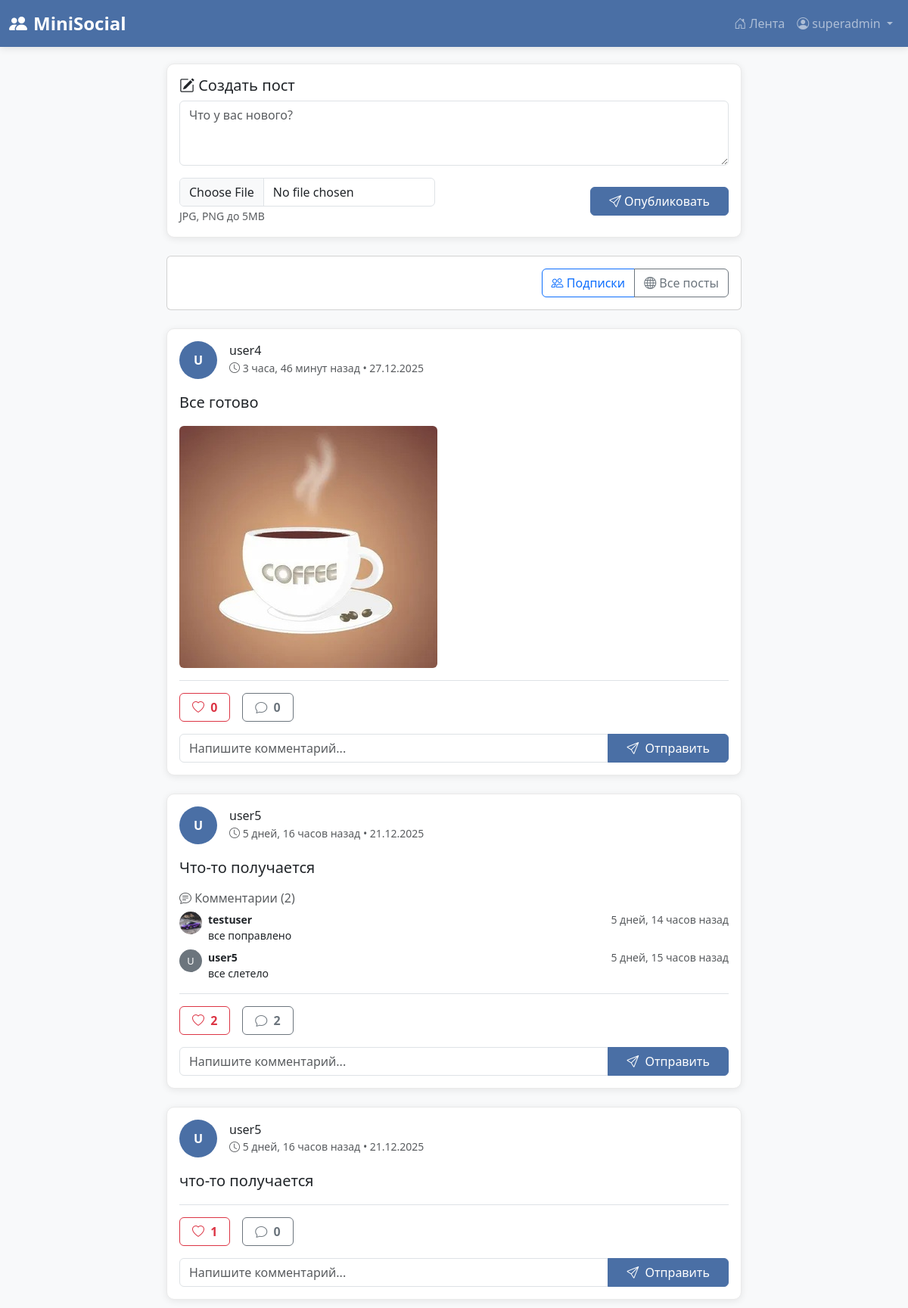
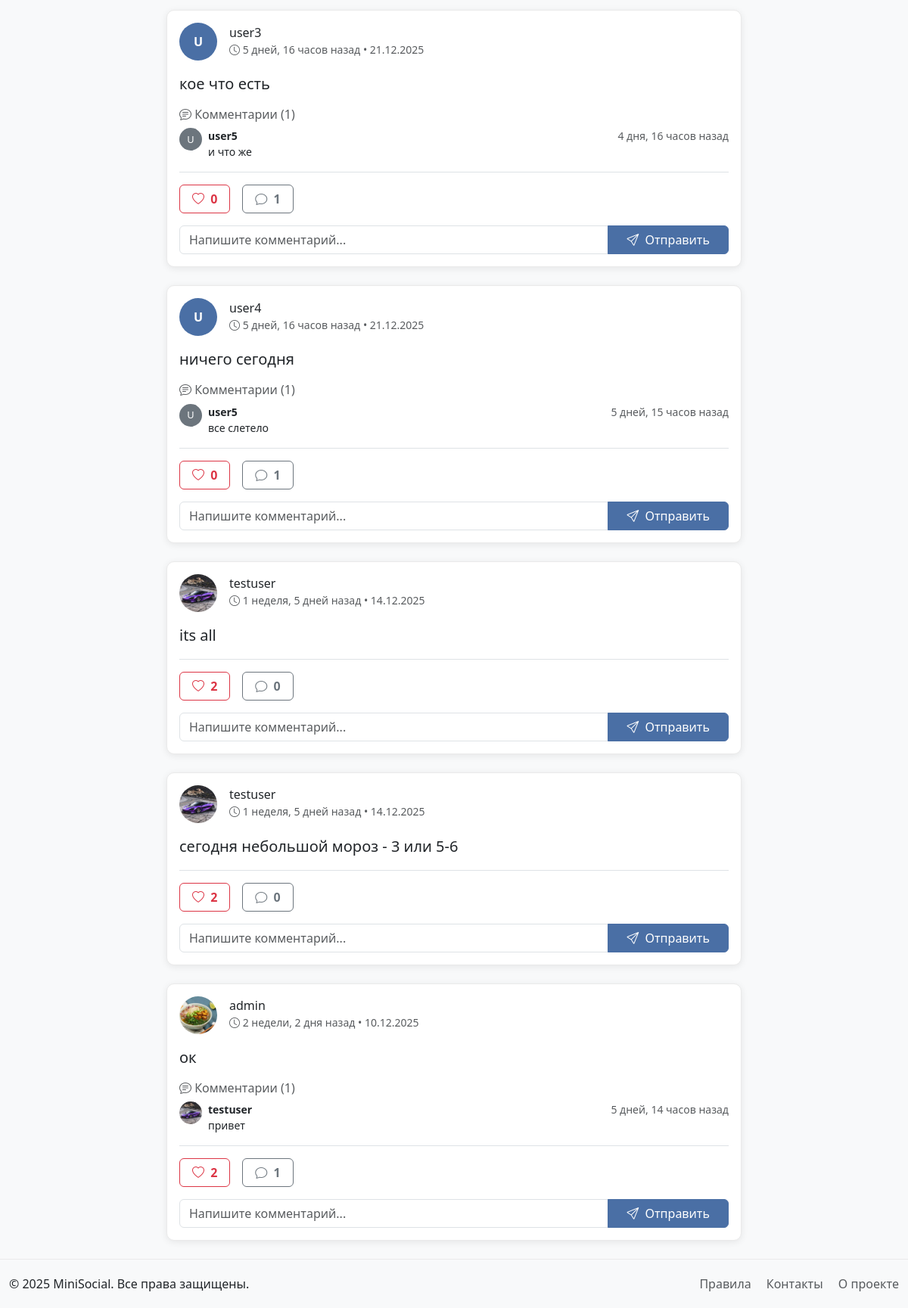
The page / (signed in) on the database its author committed (2 pictures, top to bottom).
### social_network/models.py (models this page shows, shortened)
class Post(models.Model):
    author = models.ForeignKey(User, on_delete=models.CASCADE, related_name='posts')
    content = models.TextField()
    image = models.ImageField(upload_to='posts/', blank=True, null=True)
    created_at = models.DateTimeField(auto_now_add=True)
    updated_at = models.DateTimeField(auto_now=True)
    likes = models.ManyToManyField(User, related_name='liked_posts', blank=True)
    class Meta:
        ordering = ['-created_at']
    def get_image_url(self):
        if self.image and hasattr(self.image, 'url'):
            return self.image.url
        return None

class Comment(models.Model):
    post = models.ForeignKey(Post, on_delete=models.CASCADE, related_name='comments')
    author = models.ForeignKey(User, on_delete=models.CASCADE)
    content = models.TextField(max_length=1000)
    created_at = models.DateTimeField(auto_now_add=True)
    class Meta:
        ordering = ['-created_at']

class Profile(models.Model):
    user = models.OneToOneField(User, on_delete=models.CASCADE)
    bio = models.TextField(max_length=500, blank=True)
    profile_picture = models.ImageField(upload_to='avatars/', blank=True, null=True)
    birth_date = models.DateField(null=True, blank=True)
    location = models.CharField(max_length=100, blank=True)
    website = models.URLField(blank=True)
    def get_profile_picture_url(self):
        if self.profile_picture and hasattr(self.profile_picture, 'url'):
            return self.profile_picture.url
        return None

### social_network/views.py (the view)
# urls.py: path('', views.index, name='home'),
def index(request):
    if request.user.is_authenticated:
        posts = Post.objects.all().order_by('-created_at')[:10]
        return render(request, 'social_network/feed.html', {'posts': posts})
    return render(request, 'social_network/index.html')

### social_network/templates/social_network/feed.html (shortened to what this page needs)
{% extends 'base.html' %}
{% block content %}
<div class="container">
    <div class="row">
        <div class="col-lg-8 mx-auto">
            {% if user.is_authenticated %}
            <div class="card post-card mb-4">
                <div class="card-body">
                    <h5 class="card-title">
                        <i class="bi bi-pencil-square"></i> Создать пост
                    </h5>
                    <form method="post" action="{% url 'create_post' %}" enctype="multipart/form-data">
                        <div class="mb-3">
                            <textarea name="content" class="form-control" rows="3"
                                      placeholder="Что у вас нового?" required></textarea>
                        </div>
                        <div class="d-flex justify-content-between align-items-center">
                            <div>
                                <input type="file" name="image" class="form-control"
                                       accept="image/*" style="width: auto;">
                                <small class="text-muted">JPG, PNG до 5MB</small>
                            </div>
                            <button type="submit" class="btn btn-primary px-4">
                                <i class="bi bi-send"></i> Опубликовать
                            </button>
                        </div>
                    </form>
                </div>
            </div>
            {% endif %}
            <div class="card mb-4">
                <div class="card-body">
                    <div class="d-flex justify-content-between align-items-center">
                        <div class="btn-group" role="group">
                            <a href="?feed=following"
                               class="btn btn-outline-primary {% if feed_type == 'following' %}active{% endif %}">
                                <i class="bi bi-people"></i> Подписки
                            </a>
                            <a href="?feed=all"
                               class="btn btn-outline-secondary {% if feed_type == 'all' %}active{% endif %}">
                                <i class="bi bi-globe"></i> Все посты
                            </a>
                        </div>
                    </div>
                </div>
            </div>
            {% for post in posts %}
            <div class="card post-card mb-4">
                <div class="card-body">
                    <div class="d-flex align-items-center mb-3">
                        <div class="me-3">
                            {% if post.author.profile.get_profile_picture_url %}
                                <img src="{{ post.author.profile.get_profile_picture_url }}"
                                     alt="{{ post.author.username }}"
                                     class="rounded-circle" style="width: 50px; height: 50px; object-fit: cover;">
                            {% else %}
                                <div class="avatar-placeholder rounded-circle d-flex align-items-center justify-content-center"
                                     style="width: 50px; height: 50px; background-color: #4a6fa5; color: white; font-weight: bold;">
                                    {{ post.author.username|first|upper }}
                                </div>
                            {% endif %}
                        </div>
                        <div class="flex-grow-1">
                            <h6 class="mb-0">
                                <a href="{% url 'profile' post.author.username %}"
                                   class="text-decoration-none text-dark">
                                    {{ post.author.username }}
                                </a>
                            </h6>
                            <small class="text-muted" data-bs-toggle="tooltip" data-bs-placement="top"
                                   data-bs-title="Опубликовано: {{ post.created_at|date:'d.m.Y в H:i:s' }}">
                                <i class="bi bi-clock"></i>
                                <span>{{ post.created_at|timesince }} назад</span>
                                • {{ post.created_at|date:"d.m.Y" }}
                            </small>
                        </div>
                    </div>
                    <p class="card-text fs-5">{{ post.content }}</p>
                    {% if post.get_image_url %}
                    <div class="mt-3">
                        <img src="{{ post.get_image_url }}" alt="Post image"
                             class="img-fluid rounded" style="max-height: 400px; object-fit: cover;">
                    </div>
                    {% endif %}
                    {% if post.comments.exists %}
                        <div class="mt-3">
                            <h6 class="text-muted mb-2">
                                <i class="bi bi-chat-text"></i> Комментарии ({{ post.comments.count }})
                            </h6>
                            {% for comment in post.comments.all|slice:":3" %}
                                <div class="comment mb-2">
                                    <div class="d-flex align-items-start">
                                        <div class="me-2">
                                            {% if comment.author.profile.get_profile_picture_url %}
                                                <img src="{{ comment.author.profile.get_profile_picture_url }}"
                                                     alt="{{ comment.author.username }}"
                                                     class="rounded-circle" style="width: 30px; height: 30px; object-fit: cover;">
                                            {% else %}
                                                <div class="avatar-placeholder rounded-circle d-flex align-items-center justify-content-center"
                                                     style="width: 30px; height: 30px; background-color: #6c757d; color: white; font-size: 0.8rem;">
                                                    {{ comment.author.username|first|upper }}
                                                </div>
                                            {% endif %}
                                        </div>
                                        <div class="flex-grow-1">
                                            <div class="d-flex justify-content-between">
                                                <strong class="small">{{ comment.author.username }}</strong>
                                                <small class="text-muted">{{ comment.created_at|timesince }} назад</small>
                                            </div>
                                            <p class="mb-0 small">{{ comment.content }}</p>
                                        </div>
                                    </div>
                                </div>
                            {% endfor %}
                        </div>
                    {% endif %}
                    <div class="mt-3 pt-3 border-top">
                        <div class="d-flex gap-3 mb-3">
                            <form method="post" action="{% url 'like_post' post.id %}" class="d-inline">
                                <button type="submit" class="btn btn-outline-danger px-3">
                                    <i class="bi bi-heart{% if request.user in post.likes.all %}-fill{% endif %} me-1"></i>
                                    <span class="like-count fw-bold">{{ post.likes.count }}</span>
                                </button>
                            </form>
                            <span class="btn btn-outline-secondary px-3">
                                <i class="bi bi-chat me-1"></i>
                                <span class="fw-bold">{{ post.comments.count }}</span>
                            </span>
                        </div>
                        <form method="post" action="{% url 'add_comment' post.id %}" class="mt-2">
                            <div class="input-group">
                                <input type="text" name="content" class="form-control"
                                       placeholder="Напишите комментарий..." required>
                                <button type="submit" class="btn btn-primary px-4">
                                    <i class="bi bi-send me-1"></i> Отправить
                                </button>
                            </div>
                        </form>
                    </div>
                </div>
            </div>
            {% empty %}
            <div class="text-center py-5">
                <i class="bi bi-newspaper display-1 text-muted"></i>
                <h4 class="mt-3">Пока нет постов</h4>
                <p class="text-muted">Будьте первым, кто поделится новостью!</p>
            </div>
            {% endfor %}
        </div>
    </div>
</div>
{% endblock %}

### templates/base.html (shortened to what this page needs)
<!DOCTYPE html>
<html lang="ru">
<head>
    {% load static %}
    <link href="https://cdn.jsdelivr.net/npm/bootstrap@5.3.0/dist/css/bootstrap.min.css" rel="stylesheet">
    <link rel="stylesheet" href="https://cdn.jsdelivr.net/npm/bootstrap-icons@1.10.0/font/bootstrap-icons.css">
</head>
<body>
    <nav class="navbar navbar-expand-lg navbar-dark navbar-custom fixed-top">
        <div class="container">
            <a class="navbar-brand" href="{% url 'home' %}">
                <i class="bi bi-people-fill me-2"></i>MiniSocial
            </a>
            <div class="collapse navbar-collapse" id="navbarNav">
                <ul class="navbar-nav ms-auto">
                    {% if user.is_authenticated %}
                        <li class="nav-item">
                            <a class="nav-link {% if request.path == '/feed/' %}active{% endif %}"
                               href="{% url 'feed' %}">
                                <i class="bi bi-house-door me-1"></i>Лента
                            </a>
                        </li>
                        <li class="nav-item dropdown">
                            <a class="nav-link dropdown-toggle" href="#" role="button"
                               data-bs-toggle="dropdown" aria-expanded="false">
                                <i class="bi bi-person-circle me-1"></i>{{ user.username }}
                            </a>
                        </li>
                    {% endif %}
                </ul>
            </div>
        </div>
    </nav>
    <main class="container mt-4">
        {% block content %}{% endblock %}
    </main>
    <footer class="mt-auto">
        <div class="container">
            <div class="row">
                <div class="col-md-6">
                    <p class="mb-0">&copy; 2025 MiniSocial. Все права защищены.</p>
                </div>
                <div class="col-md-6 text-md-end">
                    <p class="mb-0">
                        <a href="#" class="text-muted text-decoration-none me-3">Правила</a>
                        <a href="#" class="text-muted text-decoration-none me-3">Контакты</a>
                        <a href="#" class="text-muted text-decoration-none">О проекте</a>
                    </p>
                </div>
            </div>
        </div>
    </footer>
</body>
</html>

### templates/base.html (style rules this page uses)
body { background-color: #f8f9fa; padding-top: 60px; min-height: 100vh; }
.navbar-custom { background-color: #4a6fa5 !important; box-shadow: 0 2px 10px rgba(0,0,0,0.1); }
.navbar-brand { font-size: 1.5rem; font-weight: bold; }
.container { max-width: 1200px; }
.post-card { border-radius: 10px; box-shadow: 0 2px 10px rgba(0,0,0,0.08); margin-bottom: 20px; transition: transform 0.2s; border: 1px solid #eaeaea; }
.btn-primary { background-color: #4a6fa5; border-color: #4a6fa5; }
footer { margin-top: 50px; padding: 20px 0; background-color: #f8f9fa; border-top: 1px solid #eaeaea; }

### rows shown on the page
Post: author.username|first "U", author.username "user4", created_at "3 часа, 46 минут", created_at "27.12.2025", content "Все готово", get_image_url (picture), likes.count "0", comments.count "0"
Post: author.username|first "U", author.username "user5", created_at "5 дней, 16 часов", created_at "21.12.2025", content "Что-то получается", comments.count "2", likes.count "2"
Comment: author.profile.get_profile_picture_url (picture), author.username "testuser", created_at "5 дней, 14 часов", content "все поправлено"
Comment: author.username|first "U", author.username "user5", created_at "5 дней, 15 часов", content "все слетело"
Post: author.username|first "U", author.username "user5", created_at "5 дней, 16 часов", created_at "21.12.2025", content "что-то получается", likes.count "1", comments.count "0"
Post: author.username|first "U", author.username "user3", created_at "5 дней, 16 часов", created_at "21.12.2025", content "кое что есть", comments.count "1", likes.count "0"
Comment: author.username|first "U", author.username "user5", created_at "4 дня, 16 часов", content "и что же"
Post: author.username|first "U", author.username "user4", created_at "5 дней, 16 часов", created_at "21.12.2025", content "ничего сегодня", comments.count "1", likes.count "0"
Comment: author.username|first "U", author.username "user5", created_at "5 дней, 15 часов", content "все слетело"
Post: author.profile.get_profile_picture_url (picture), author.username "testuser", created_at "1 неделя, 5 дней", created_at "14.12.2025", content "its all", likes.count "2", comments.count "0"
Post: author.profile.get_profile_picture_url (picture), author.username "testuser", created_at "1 неделя, 5 дней", created_at "14.12.2025", content "сегодня небольшой мороз - 3 или 5-6", likes.count "2", comments.count "0"
Post: author.profile.get_profile_picture_url (placeholder picture), author.username "admin", created_at "2 недели, 2 дня", created_at "10.12.2025", content "ок", comments.count "1", likes.count "2"
Comment: author.profile.get_profile_picture_url (picture), author.username "testuser", created_at "5 дней, 14 часов", content "привет"

### other values the page prints
{{ user.username }} "superadmin"
